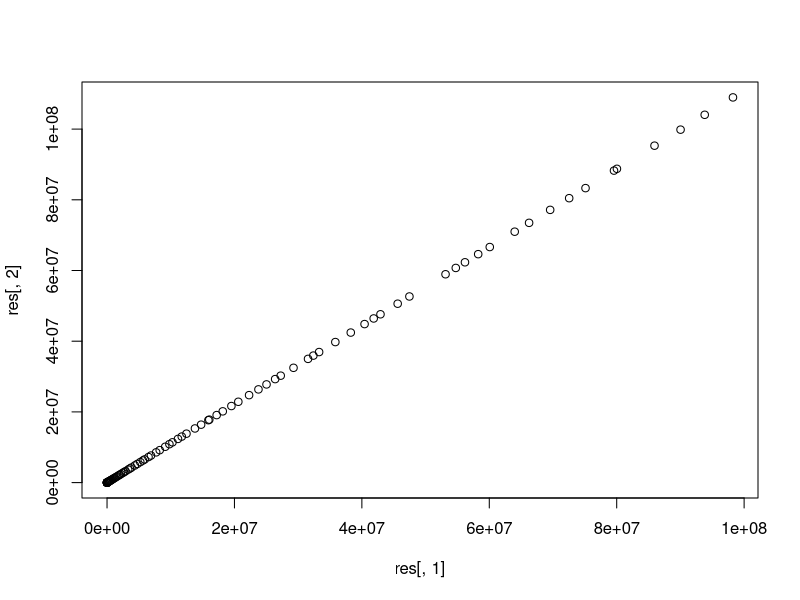

The R script that drew this image:
## ---- chunk 1
knitr::opts_chunk$set(echo = TRUE)
## ---- chunk 2
# 参数真值
sigma2_true <- 6
mu_true <- 0
# 样本量
n <- 10
# 统计量定义
T1 <- function(x){
  n <- length(x)
  T1_value <- sum( (x-mean(x))^2  ) / n
  return(T1_value)
}
# 蒙特卡洛重复次数
mc_rep <- 30
# 设置随机数种子数
set.seed(1)

# MSE数值比较
T1res <- rep(0, mc_rep)
#T2res <- rep(0, mc_rep)
for (k in 1:mc_rep){
  xk <- rnorm(n, mu_true, sigma2_true)
  T1k <- T1(xk)
  #T2k <- T1k*n/(n-1)
  T1res[k] <- T1k
  #T2res[k] <- T2k
}

# for循环整体可以用一行代码取代
# apply(x, T1res)
#xmat <- matrix( rnorm(n*mc_rep, mu_true, sigma2_true), nrow = n )
# apply(matrix( rnorm(n*mc_rep, mu_true, sigma2_true), nrow = n ),  T1)


T1res

( T2res <- T1res*n/(n-1) )

# 使用蒙特卡洛方法计算MSE

( T1mse <- mean( (T1res - sigma2_true)^2 ) )

( T2mse <- mean( (T2res - sigma2_true)^2 ) )




# 另一种方式

msec_comp <- function(sigma2_true, n, mu_true, mc_rep=1000){
  # MSE数值比较
  T1res <- rep(0, mc_rep)
  #T2res <- rep(0, mc_rep)
  for (k in 1:mc_rep){
    xk <- rnorm(n, mu_true, sigma2_true)
    T1k <- T1(xk)
    #T2k <- T1k*n/(n-1)
    T1res[k] <- T1k
    #T2res[k] <- T2k
  }
  T2res <- T1res*n/(n-1)
  
  # 计算mse
  T1mse <- mean( (T1res - sigma2_true)^2 )
  T2mse <- mean( (T2res - sigma2_true)^2 )

  return( c(T1mse, T2mse) )

}

# 调用函数
( mse_res <- msec_comp(5.6, 20, 1) )


sigma2_true_vec <- seq(1,100)
K <- length(sigma2_true_vec)
res <- matrix(rep(0,2*K), ncol=2)
for (k in 1:K){
  resk <- msec_comp(sigma2_true_vec[k], 20, 1) 
  res[k,] <- resk
}
head(res)

plot(res[,1], res[,2])


























